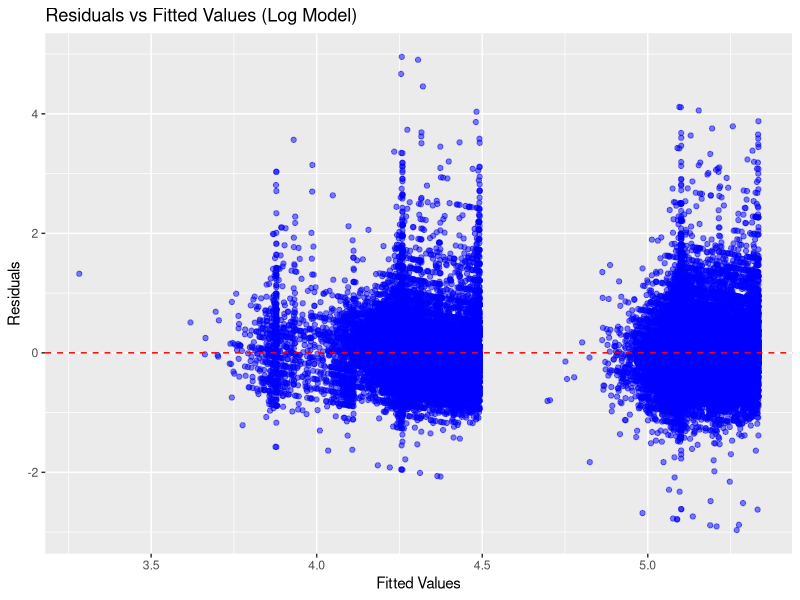
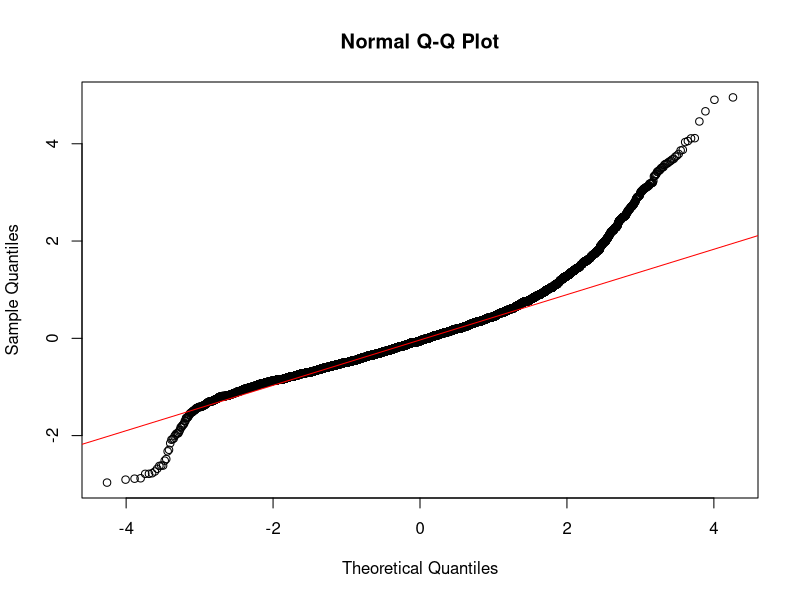
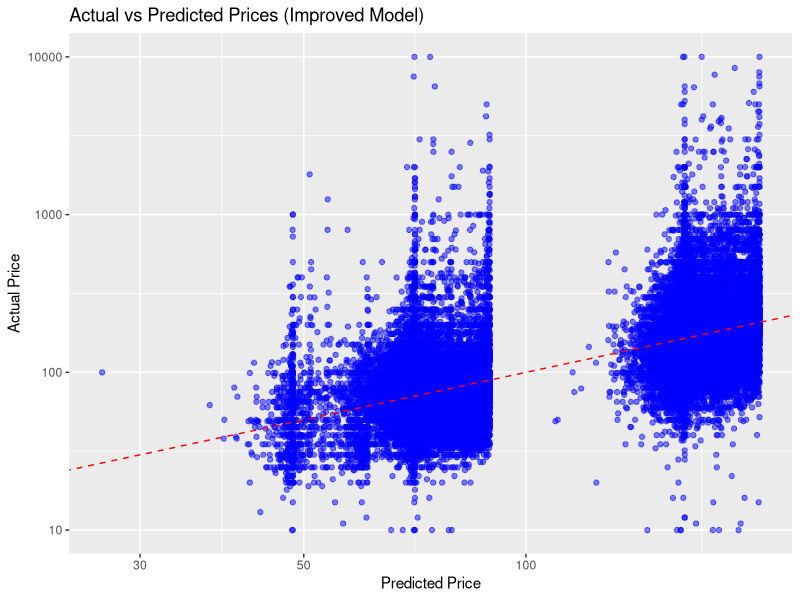

These charts were generated, in order, by the following R code:
# Load necessary libraries
library(ggplot2)
library(dplyr)
library(readxl)  # For reading Excel files
library(caret)   # For model performance metrics

# Load the cleaned data
data <- read_excel("Cleaned_Abnb_Data.xlsx")

# Ensure that the required column `log_price` is present
# If not, create it by taking the log of the `price` column
if (!"log_price" %in% colnames(data)) {
  data <- data %>% mutate(log_price = log(price))
}

# Check structure of the data
str(data)

# Updated Full Model with Log Price
model_full_log <- lm(log_price ~ room_type + number_of_reviews + reviews_per_month + availability_365, data = data)
summary(model_full_log)

# Residual Diagnostics
# Residuals vs. Fitted Values
ggplot(data, aes(x = predict(model_full_log), y = residuals(model_full_log))) +
  geom_point(alpha = 0.5, color = "blue") +
  geom_hline(yintercept = 0, linetype = "dashed", color = "red") +
  labs(title = "Residuals vs Fitted Values (Log Model)",
       x = "Fitted Values",
       y = "Residuals")

# Normal Q-Q Plot for Residuals
qqnorm(residuals(model_full_log))
qqline(residuals(model_full_log), col = "red")

# Model Performance Metrics
data$predicted_log_price <- predict(model_full_log)
data$predicted_price <- exp(data$predicted_log_price) # Back-transform to original price scale
actual_vs_predicted <- data.frame(
  Actual = data$price,
  Predicted = data$predicted_price
)

# Calculate Performance Metrics
rmse <- sqrt(mean((actual_vs_predicted$Actual - actual_vs_predicted$Predicted)^2))
mae <- mean(abs(actual_vs_predicted$Actual - actual_vs_predicted$Predicted))
r2 <- cor(actual_vs_predicted$Actual, actual_vs_predicted$Predicted)^2

cat("Model Performance Metrics:\n")
cat("RMSE:", rmse, "\n")
cat("MAE:", mae, "\n")
cat("R-squared:", r2, "\n")

# Visualization: Actual vs Predicted Prices
ggplot(actual_vs_predicted, aes(x = Predicted, y = Actual)) +
  geom_point(alpha = 0.5, color = "blue") +
  geom_abline(slope = 1, intercept = 0, color = "red", linetype = "dashed") +
  scale_x_log10() + scale_y_log10() + # Use log scales for better visualization
  labs(title = "Actual vs Predicted Prices (Improved Model)",
       x = "Predicted Price",
       y = "Actual Price")
